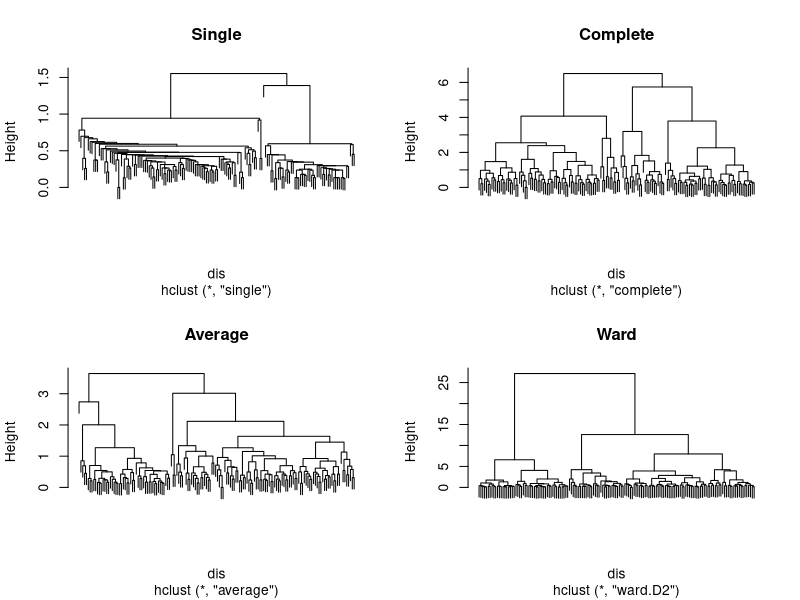
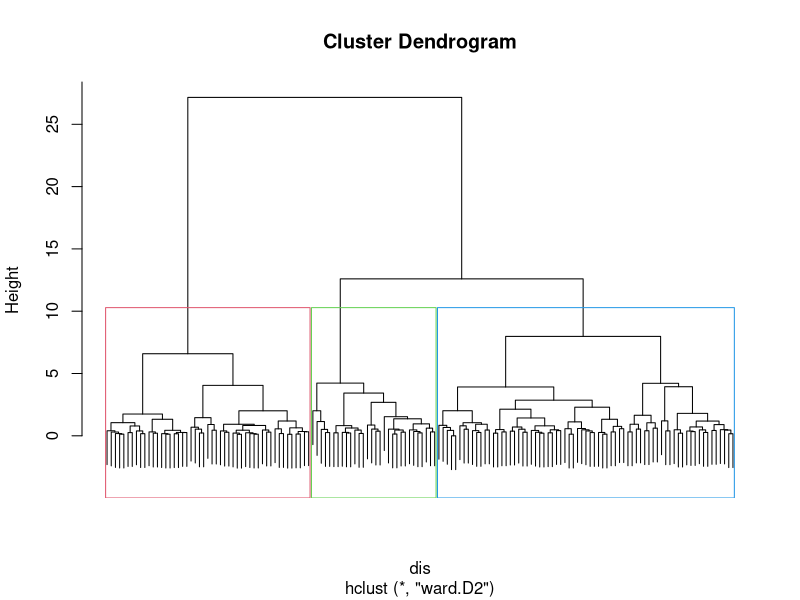
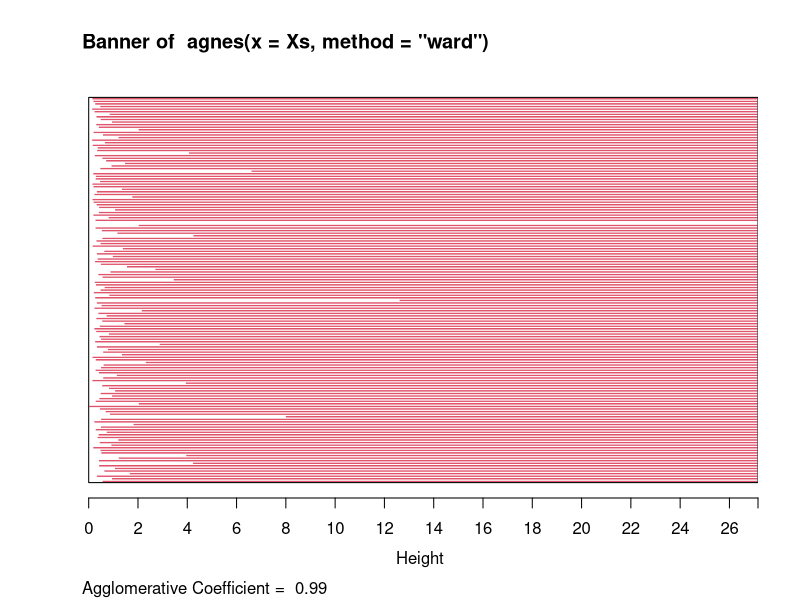
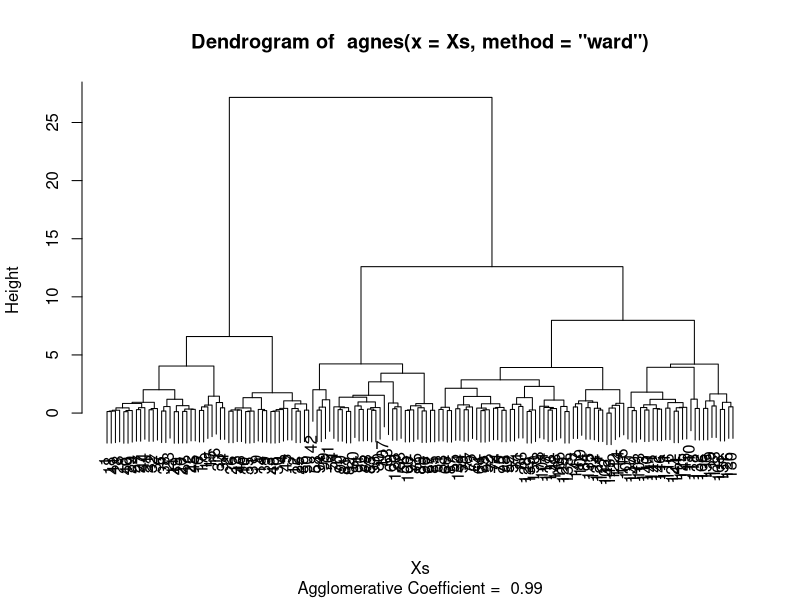

These charts were generated, in order, by the following R code:
# ==========================================================================
# TEMA 05: CLUSTERING JERÁRQUICO
# Clase 3, Clase 4
# ==========================================================================


# --------------------------------------------------------------------------
# hclust, dendrograma y corte del árbol
# Origen: Equivalente agregado, no viene del material del curso
# --------------------------------------------------------------------------

Xs <- scale(iris[, 1:4])
dis <- dist(Xs, method = "euclidean")

# Los cuatro linkages
hc_single   <- hclust(dis, method = "single")
hc_complete <- hclust(dis, method = "complete")
hc_average  <- hclust(dis, method = "average")
hc_ward     <- hclust(dis, method = "ward.D2")

par(mfrow = c(2, 2))
plot(hc_single,   main = "Single",   labels = FALSE)
plot(hc_complete, main = "Complete", labels = FALSE)
plot(hc_average,  main = "Average",  labels = FALSE)
plot(hc_ward,     main = "Ward",     labels = FALSE)
par(mfrow = c(1, 1))

# Cortar el árbol en K grupos
grupos <- cutree(hc_ward, k = 3)
table(grupos)
table(grupos, iris$Species)

# Dibujar los rectangulos del corte sobre el dendrograma
plot(hc_ward, labels = FALSE)
rect.hclust(hc_ward, k = 3, border = 2:4)

# Versión del paquete cluster (aglomerativo y divisivo)
library(cluster)
ag <- agnes(Xs, method = "ward")   # aglomerativo
di <- diana(Xs)                    # divisivo
plot(ag)
